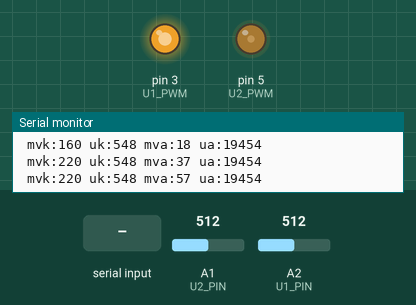
The sketch below on a simulated Arduino Uno, built with avr-gcc and run on an emulated ATmega328P. Shown: output pins drawn as LEDs (lit = HIGH), the last lines printed to the serial monitor. The inputs (shaded band) are chosen by the test bench; at power-on: A2 (U1_PIN) = 512, A1 (U2_PIN) = 512.

Above: at 1.2 s.
1.3 s: "o" received over Serial
At 3.5 s:
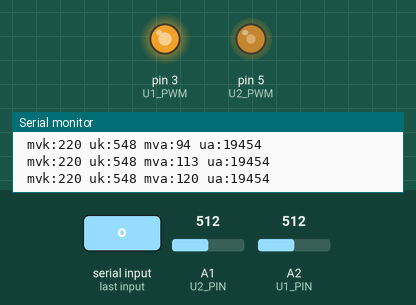
4.1 s: A2 (U1_PIN) set to 1023
At 5.8 s:
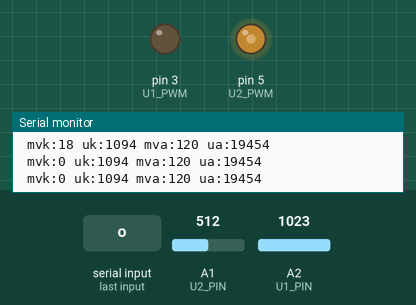
6.0 s: A1 (U2_PIN) set to 900
At 6.8 s:
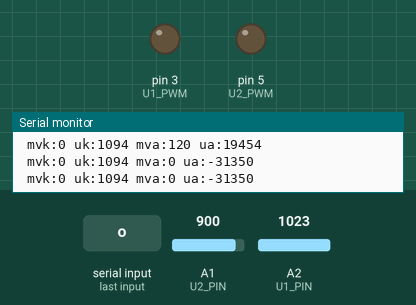
7.5 s: A2 (U1_PIN) set to 716
At 7.69 s:
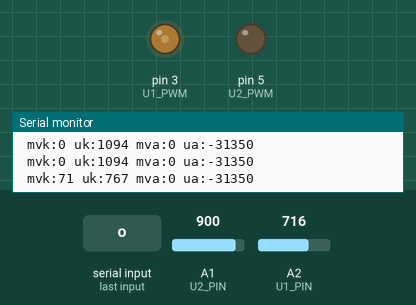
10.5 s: A1 (U2_PIN) set to 716
12.2 s: "u90\n" received over Serial
Timing chart, 0 to 14.7 s (numbered marks = the images above; inputs shaded):
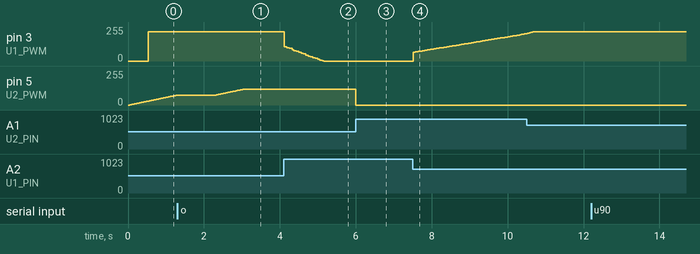

The sketch:

iv8.ino
```cpp
#include "iv8.h"
#include "upid.h"

uint32_t stb=0;
uint32_t sut=0;

uAfilter kU(4);
uAfilter aU(4);
uPID uk;
uPID ua;

void setup()
{
  analogReference(INTERNAL);
 #ifdef USE_SERIAL
  Serial.begin(57600);
 #endif
  uk.set(850);
  uk.begin(0.2, 1.0, 0.0, 1e-3);
  uk.limits(0,220);
  ua.set(20000);
  ua.begin(0.02, 0.11, 0.0, 1e-3);
  ua.limits(0,120);
}

void loop()
{
  uint32_t t;
  t = millis();

#ifdef USE_SERIAL
  if (Serial.available()) i_serial(Serial.read());
#endif
  if (t-stb>=1) stb=t, ustab1(), ustab2();
  if (t-sut>333) sut=t, ushow();
}

void i_serial(char c)
{
#ifdef USE_SERIAL
  int x1;
  switch(c){
  case 'o': x1=Serial.parseInt(); Serial.print(":o"); Serial.println(x1); digitalWrite(U1_PWM,x1); break;
  case 'u': x1=Serial.parseInt(); Serial.print(":u"); Serial.println(x1); digitalWrite(U2_PWM,x1); break;
  case 'e': if (Serial.parseInt()) {Serial.print(":ena"); uk.enable(1); ua.enable(1); } else {Serial.print(":dis"); uk.enable(0); ua.enable(0); } break;
  case '?': Serial.print("TCCR1b:"); Serial.println(TCCR1B,BIN); break;
  }
#endif
}

void ustab1()
{
  kU.filter025(analogRead(U1_PIN));
  int32_t uk_1=kU.Fy*UREF/4096; /// y=Fy/4
  if (uk_1 <0) uk_1=0; if (uk_1 > UREF) uk_1=UREF;
  uk.pid(uk_1);
  if(uk.enabled)
    analogWrite(U1_PWM, (int)uk.MV());
}

void ustab2()
{
  aU.filter025(analogRead(U2_PIN));
  int32_t ua_2=aU.Fy*UREF/4096; /// y=Fy/4
  if (ua_2 <0) ua_2=0; if (ua_2 > UREF) ua_2=UREF;
  ua.pid(ua_2*35.5);
  if(ua.enabled)
    analogWrite(U2_PWM, (int)ua.MV());
}

void ushow()
{
#ifdef USE_SERIAL
  Serial.print(" mvk:"); Serial.print((int) uk.mv);
  Serial.print(" uk:");  Serial.print((int) uk.pv);
  Serial.print(" mva:"); Serial.print((int) ua.mv);
  Serial.print(" ua:");  Serial.print((int) ua.pv);
  Serial.println();
#endif
}
```

iv8.h
```cpp
#ifndef __IV8_H

#include "Arduino.h"

#define USE_SERIAL

// pwm 3,5,6,9,10,11
#define UREF 1096
#define U1_PIN 2//A6
#define U1_PWM 3
#define U2_PIN 1///A7
#define U2_PWM 5
extern void ustab1();
extern void ustab2();
extern void ushow();

void i_serial(char c);

#endif
```

upid.cpp
```cpp
#include "upid.h"

void uPID::pid(float pv_)
{
  float e,de,dde;

  pv = pv_;
  e = sp - pv;
  de=e-eprev;
  dde=eprev2-2*eprev+e;
  eprev2=eprev;
  eprev=e;

  if(enabled)
    mv += kp*de+ki*e*dt+kd*e/dt;
  if (mv < mvm) mv=mvm;
  if (mv > mvM) mv=mvM;
}

int16_t uAfilter::filter(int16_t x)
{
  Fy+=x; Fy-=y;
  y=Fy/ra;
  return y;
}

int16_t uAfilter::filter025(int16_t x)
{
  Fy+=x; Fy-=y;
  y=Fy/4;
  return y;
}

int16_t uAfilter::filter0125(int16_t x)
{
  Fy+=x; Fy-=y;
  y=Fy/8;
  return y;
}
```

upid.h
```cpp
#ifndef __UPIDH__
#define __UPIDH__

#include "Arduino.h"

class uPID {
public:
  float mv, sp, pv;
  float kp,ki,kd; // kp=Gain, ki=Gain/Tau
  float dt;
  float eprev,eprev2;
  float mvm, mvM;
  bool enabled;

  uPID():mv(0),eprev(0),eprev2(0), mvm(0), mvM(1) { }
  void enable(bool en) { enabled = en; }
  void begin(float _kp, float _ki, float _kd, float _dt) {
    enable(1); mv=0; eprev=0; eprev2=0;
    ki=_ki, kd=_kd, kp=_kp, dt=_dt;
  }
  void end() { enable(0); }
  void limits(float minV, float maxV) { mvm=minV; mvM=maxV; }
  void pid(float pv_); // Dout = kp*Derr + ki*err*dt
  float MV() { return mv; }
  void  set(float sp_) { sp=sp_; }
};

class uAfilter {
public:
  int32_t Fy, y;
  int32_t ra;
  uAfilter(int32_t reverse_a) { ra = reverse_a; Fy=0; y=0; }
  int16_t filter(int16_t x);
  int16_t filter025(int16_t x);
  int16_t filter0125(int16_t x);
};

#endif
```

Measured:
- after the input at 4.1 s, pin 3 (U1_PWM): moves from 220/255 to 0/255 over 1.0 s, starting at once
- after the input at 6.0 s, pin 5 (U2_PWM): 120/255 → 0/255 at once
- after the input at 7.5 s, pin 3 (U1_PWM): moves from 0/255 to 205/255 over 3.0 s, starting at once
